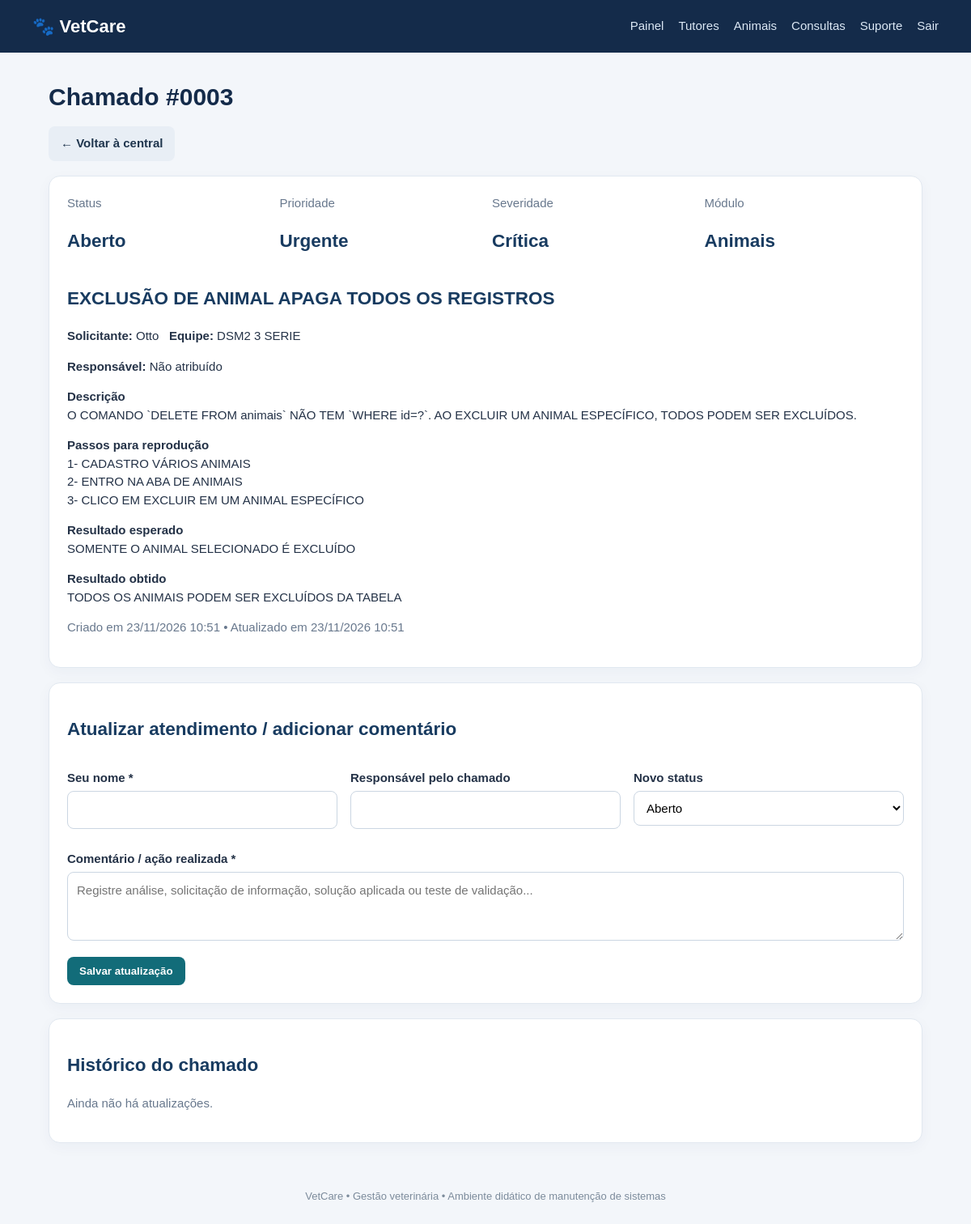
/chamados/ver.php?id=3 (signed in), run on the app's committed database.
### tables this page shows
CREATE TABLE chamados (
  id INT AUTO_INCREMENT PRIMARY KEY,
  titulo VARCHAR(160) NOT NULL,
  modulo VARCHAR(60) NOT NULL,
  solicitante VARCHAR(120) NOT NULL,
  equipe VARCHAR(100),
  descricao TEXT NOT NULL,
  passos TEXT NOT NULL,
  resultado_esperado TEXT NOT NULL,
  resultado_obtido TEXT NOT NULL,
  severidade ENUM('Baixa','Média','Alta','Crítica') NOT NULL DEFAULT 'Média',
  prioridade ENUM('Baixa','Média','Alta','Urgente') NOT NULL DEFAULT 'Média',
  status ENUM('Aberto','Em análise','Aguardando informações','Resolvido','Fechado') NOT NULL DEFAULT 'Aberto',
  responsavel VARCHAR(120),
  criado_em TIMESTAMP DEFAULT CURRENT_TIMESTAMP,
  atualizado_em TIMESTAMP DEFAULT CURRENT_TIMESTAMP ON UPDATE CURRENT_TIMESTAMP
);

### chamados/ver.php (the view, shortened to what this page needs)
<?php
require_once __DIR__.'/../config/database.php';require_once __DIR__.'/../config/auth.php';exigirLogin();
$id=(int)($_GET['id']??0);$s=$pdo->prepare("SELECT * FROM chamados WHERE id=?");$s->execute([$id]);$c=$s->fetch();
$h=$pdo->prepare("SELECT * FROM historico_chamados WHERE chamado_id=? ORDER BY criado_em DESC");$h->execute([$id]);$historico=$h->fetchAll();
include __DIR__.'/../includes/header.php';
?>
<h1>Chamado #<?=str_pad($id,4,'0',STR_PAD_LEFT)?></h1>
<div class="actions"><a class="btn secondary" href="index.php">← Voltar à central</a></div>
<section class="panel"><div class="grid"><div><span class="muted">Status</span><h2><?=htmlspecialchars($c['status'])?></h2></div><div><span class="muted">Prioridade</span><h2><?=htmlspecialchars($c['prioridade'])?></h2></div><div><span class="muted">Severidade</span><h2><?=htmlspecialchars($c['severidade'])?></h2></div><div><span class="muted">Módulo</span><h2><?=htmlspecialchars($c['modulo'])?></h2></div></div>
<h2><?=htmlspecialchars($c['titulo'])?></h2>
<p><b>Solicitante:</b> <?=htmlspecialchars($c['solicitante'])?> &nbsp; <b>Equipe:</b> <?=htmlspecialchars($c['equipe']?:'Não informada')?></p>
<p><b>Responsável:</b> <?=htmlspecialchars($c['responsavel']?:'Não atribuído')?></p>
<p><b>Descrição</b><br><?=nl2br(htmlspecialchars($c['descricao']))?></p>
<p><b>Passos para reprodução</b><br><?=nl2br(htmlspecialchars($c['passos']))?></p>
<p><b>Resultado esperado</b><br><?=nl2br(htmlspecialchars($c['resultado_esperado']))?></p>
<p><b>Resultado obtido</b><br><?=nl2br(htmlspecialchars($c['resultado_obtido']))?></p>
<p class="muted">Criado em <?=date('d/m/Y H:i',strtotime($c['criado_em']))?> • Atualizado em <?=date('d/m/Y H:i',strtotime($c['atualizado_em']))?></p>
</section>
<section class="panel"><h2>Atualizar atendimento / adicionar comentário</h2>
<form method="post"><div class="grid">
<div class="field"><label>Seu nome *</label><input name="autor" required></div>
<div class="field"><label>Responsável pelo chamado</label><input name="responsavel" value="<?=htmlspecialchars($c['responsavel']??'')?>"></div>
<div class="field"><label>Novo status</label><select name="status"><?php foreach(['Aberto','Em análise','Aguardando informações','Resolvido','Fechado'] as $v):?><option <?=$c['status']===$v?'selected':''?>><?=$v?></option><?php endforeach;?></select></div>
</div><div class="field"><label>Comentário / ação realizada *</label><textarea name="comentario" placeholder="Registre análise, solicitação de informação, solução aplicada ou teste de validação..." required></textarea></div><button>Salvar atualização</button></form>
</section>
<section class="panel"><h2>Histórico do chamado</h2>
<?php if(!$historico):?><p class="muted">Ainda não há atualizações.</p><?php endif;?>
</section>
<?php include __DIR__.'/../includes/footer.php';?>

### assets/style.css (style rules this page uses)
* { box-sizing:border-box }
body { margin:0;background:#f3f6fa;color:#243247;font:15px/1.5 Arial,sans-serif }
h1 { margin:0 0 8px;color:#142b4a }
h2 { color:#183b60 }
.muted { color:#68788d }
.panel,.stat,.login-box { background:white;border:1px solid #e1e8f0;border-radius:14px;padding:22px;box-shadow:0 5px 18px #203c5b0a;margin:18px 0 }
.grid { display:grid;grid-template-columns:repeat(auto-fit,minmax(210px,1fr));gap:16px }
.actions { display:flex;gap:8px;flex-wrap:wrap;margin:14px 0 }
.btn,button { display:inline-block;border:0;border-radius:8px;padding:10px 15px;background:#126c79;color:white;text-decoration:none;cursor:pointer;font-weight:700 }
.btn.secondary { background:#e8eef5;color:#20364e }
form .field { margin:13px 0 }
label { display:block;font-weight:700;margin-bottom:5px }
input,select,textarea { width:100%;padding:11px;border:1px solid #cbd6e2;border-radius:8px;font:inherit;background:#fff }
textarea { min-height:85px }

### data on the page
chamados: status "Aberto", prioridade "Urgente", severidade "Crítica", modulo "Animais", titulo "EXCLUSÃO DE ANIMAL APAGA TODOS OS REGISTROS", solicitante "Otto", equipe "DSM2 3 SERIE", responsavel "Não atribuído", descricao "O COMANDO `DELETE FROM animais` NÃO TEM `WHERE id=?`. AO EXCLUIR UM ANIMAL ESPECÍFICO, TODOS PODEM SER EXCLUÍDOS.", passos "1- CADASTRO VÁRIOS ANIMAIS 2- ENTRO NA ABA DE ANIMAIS 3- CLICO EM EXCLUIR EM UM ANIMAL ESPECÍFICO", resultado_esperado "SOMENTE O ANIMAL SELECIONADO É EXCLUÍDO", resultado_obtido "TODOS OS ANIMAIS PODEM SER EXCLUÍDOS DA TABELA", criado_em "23/11/2026 10:51", atualizado_em "23/11/2026 10:51"

### other printed values
str_pad($id,4,'0',STR_PAD_LEFT) "0003"
